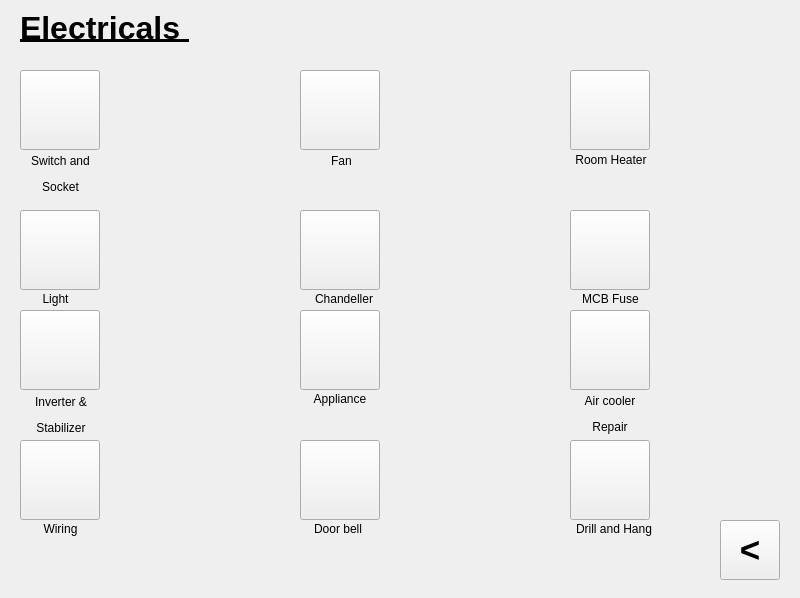
<?xml version="1.0" encoding="UTF-8"?>
<ui version="4.0">
 <class>MainWindow</class>
 <widget class="QMainWindow" name="MainWindow">
  <property name="geometry">
   <rect>
    <x>0</x>
    <y>0</y>
    <width>800</width>
    <height>598</height>
   </rect>
  </property>
  <property name="windowTitle">
   <string>MainWindow</string>
  </property>
  <widget class="QWidget" name="centralwidget">
   <widget class="QLabel" name="label">
    <property name="geometry">
     <rect>
      <x>20</x>
      <y>6</y>
      <width>241</width>
      <height>45</height>
     </rect>
    </property>
    <property name="styleSheet">
     <string notr="true">color: black</string>
    </property>
    <property name="text">
     <string>&lt;html&gt;&lt;head/&gt;&lt;body&gt;&lt;p&gt;&lt;span style=&quot; font-size:24pt; font-weight:600; text-decoration: underline;&quot;&gt;Electricals        &lt;/span&gt;&lt;/p&gt;&lt;/body&gt;&lt;/html&gt;</string>
    </property>
   </widget>
   <widget class="QPushButton" name="pushButton_back">
    <property name="geometry">
     <rect>
      <x>720</x>
      <y>520</y>
      <width>60</width>
      <height>60</height>
     </rect>
    </property>
    <property name="minimumSize">
     <size>
      <width>60</width>
      <height>60</height>
     </size>
    </property>
    <property name="maximumSize">
     <size>
      <width>60</width>
      <height>60</height>
     </size>
    </property>
    <property name="font">
     <font>
      <pointsize>26</pointsize>
      <weight>75</weight>
      <bold>true</bold>
     </font>
    </property>
    <property name="text">
     <string>&lt;</string>
    </property>
   </widget>
   <widget class="QLabel" name="label_14">
    <property name="geometry">
     <rect>
      <x>2</x>
      <y>0</y>
      <width>800</width>
      <height>600</height>
     </rect>
    </property>
    <property name="text">
     <string/>
    </property>
    <property name="pixmap">
     <pixmap>IMG_0536.jpeg</pixmap>
    </property>
    <property name="scaledContents">
     <bool>true</bool>
    </property>
   </widget>
   <widget class="QPushButton" name="pushButton_drill">
    <property name="geometry">
     <rect>
      <x>570</x>
      <y>440</y>
      <width>80</width>
      <height>80</height>
     </rect>
    </property>
    <property name="minimumSize">
     <size>
      <width>80</width>
      <height>80</height>
     </size>
    </property>
    <property name="maximumSize">
     <size>
      <width>80</width>
      <height>80</height>
     </size>
    </property>
    <property name="text">
     <string/>
    </property>
    <property name="icon">
     <iconset>
      <normaloff>drill_hang.jpeg</normaloff>drill_hang.jpeg</iconset>
    </property>
    <property name="iconSize">
     <size>
      <width>100</width>
      <height>100</height>
     </size>
    </property>
   </widget>
   <widget class="QLabel" name="label_2">
    <property name="geometry">
     <rect>
      <x>20</x>
      <y>150</y>
      <width>81</width>
      <height>48</height>
     </rect>
    </property>
    <property name="styleSheet">
     <string notr="true">color: black</string>
    </property>
    <property name="text">
     <string>&lt;html&gt;&lt;head/&gt;&lt;body&gt;&lt;p align=&quot;center&quot;&gt;Switch and&lt;/p&gt;&lt;p align=&quot;center&quot;&gt;Socket&lt;/p&gt;&lt;/body&gt;&lt;/html&gt;</string>
    </property>
   </widget>
   <widget class="QLabel" name="label_10">
    <property name="geometry">
     <rect>
      <x>580</x>
      <y>390</y>
      <width>60</width>
      <height>48</height>
     </rect>
    </property>
    <property name="styleSheet">
     <string notr="true">color: black</string>
    </property>
    <property name="text">
     <string>&lt;html&gt;&lt;head/&gt;&lt;body&gt;&lt;p align=&quot;center&quot;&gt;Air cooler&lt;/p&gt;&lt;p align=&quot;center&quot;&gt;Repair&lt;/p&gt;&lt;/body&gt;&lt;/html&gt;</string>
    </property>
   </widget>
   <widget class="QPushButton" name="pushButton_inverter">
    <property name="geometry">
     <rect>
      <x>20</x>
      <y>310</y>
      <width>80</width>
      <height>80</height>
     </rect>
    </property>
    <property name="minimumSize">
     <size>
      <width>80</width>
      <height>80</height>
     </size>
    </property>
    <property name="maximumSize">
     <size>
      <width>80</width>
      <height>80</height>
     </size>
    </property>
    <property name="text">
     <string/>
    </property>
    <property name="icon">
     <iconset>
      <normaloff>inverter_stabilizer.jpeg</normaloff>inverter_stabilizer.jpeg</iconset>
    </property>
    <property name="iconSize">
     <size>
      <width>100</width>
      <height>100</height>
     </size>
    </property>
   </widget>
   <widget class="QPushButton" name="pushButton_heater">
    <property name="geometry">
     <rect>
      <x>570</x>
      <y>70</y>
      <width>80</width>
      <height>80</height>
     </rect>
    </property>
    <property name="minimumSize">
     <size>
      <width>80</width>
      <height>80</height>
     </size>
    </property>
    <property name="maximumSize">
     <size>
      <width>80</width>
      <height>80</height>
     </size>
    </property>
    <property name="text">
     <string/>
    </property>
    <property name="icon">
     <iconset>
      <normaloff>room_heater.jpeg</normaloff>room_heater.jpeg</iconset>
    </property>
    <property name="iconSize">
     <size>
      <width>100</width>
      <height>100</height>
     </size>
    </property>
   </widget>
   <widget class="QLabel" name="label_9">
    <property name="geometry">
     <rect>
      <x>310</x>
      <y>390</y>
      <width>60</width>
      <height>18</height>
     </rect>
    </property>
    <property name="styleSheet">
     <string notr="true">color:black;</string>
    </property>
    <property name="text">
     <string>&lt;html&gt;&lt;head/&gt;&lt;body&gt;&lt;p align=&quot;center&quot;&gt;Appliance&lt;/p&gt;&lt;/body&gt;&lt;/html&gt;</string>
    </property>
   </widget>
   <widget class="QPushButton" name="pushButton_chandeller">
    <property name="geometry">
     <rect>
      <x>300</x>
      <y>210</y>
      <width>80</width>
      <height>80</height>
     </rect>
    </property>
    <property name="minimumSize">
     <size>
      <width>80</width>
      <height>80</height>
     </size>
    </property>
    <property name="maximumSize">
     <size>
      <width>80</width>
      <height>80</height>
     </size>
    </property>
    <property name="text">
     <string/>
    </property>
    <property name="icon">
     <iconset>
      <normaloff>chandeller.jpeg</normaloff>chandeller.jpeg</iconset>
    </property>
    <property name="iconSize">
     <size>
      <width>100</width>
      <height>100</height>
     </size>
    </property>
   </widget>
   <widget class="QPushButton" name="pushButton_light">
    <property name="geometry">
     <rect>
      <x>20</x>
      <y>210</y>
      <width>80</width>
      <height>80</height>
     </rect>
    </property>
    <property name="minimumSize">
     <size>
      <width>80</width>
      <height>80</height>
     </size>
    </property>
    <property name="maximumSize">
     <size>
      <width>80</width>
      <height>80</height>
     </size>
    </property>
    <property name="text">
     <string/>
    </property>
    <property name="icon">
     <iconset>
      <normaloff>light.jpg</normaloff>light.jpg</iconset>
    </property>
    <property name="iconSize">
     <size>
      <width>130</width>
      <height>130</height>
     </size>
    </property>
   </widget>
   <widget class="QLabel" name="label_5">
    <property name="geometry">
     <rect>
      <x>40</x>
      <y>290</y>
      <width>31</width>
      <height>18</height>
     </rect>
    </property>
    <property name="styleSheet">
     <string notr="true">color:black;</string>
    </property>
    <property name="text">
     <string>&lt;html&gt;&lt;head/&gt;&lt;body&gt;&lt;p align=&quot;center&quot;&gt;Light&lt;/p&gt;&lt;/body&gt;&lt;/html&gt;</string>
    </property>
   </widget>
   <widget class="QLabel" name="label_13">
    <property name="geometry">
     <rect>
      <x>570</x>
      <y>520</y>
      <width>88</width>
      <height>18</height>
     </rect>
    </property>
    <property name="styleSheet">
     <string notr="true">color:black;</string>
    </property>
    <property name="text">
     <string>&lt;html&gt;&lt;head/&gt;&lt;body&gt;&lt;p align=&quot;center&quot;&gt;Drill and Hang&lt;/p&gt;&lt;/body&gt;&lt;/html&gt;</string>
    </property>
   </widget>
   <widget class="QLabel" name="label_7">
    <property name="geometry">
     <rect>
      <x>580</x>
      <y>290</y>
      <width>61</width>
      <height>18</height>
     </rect>
    </property>
    <property name="styleSheet">
     <string notr="true">color:black;</string>
    </property>
    <property name="text">
     <string>&lt;html&gt;&lt;head/&gt;&lt;body&gt;&lt;p align=&quot;center&quot;&gt;MCB Fuse&lt;/p&gt;&lt;/body&gt;&lt;/html&gt;</string>
    </property>
   </widget>
   <widget class="QLabel" name="label_4">
    <property name="geometry">
     <rect>
      <x>570</x>
      <y>150</y>
      <width>82</width>
      <height>21</height>
     </rect>
    </property>
    <property name="styleSheet">
     <string notr="true">color:black;</string>
    </property>
    <property name="text">
     <string>&lt;html&gt;&lt;head/&gt;&lt;body&gt;&lt;p align=&quot;center&quot;&gt;Room Heater&lt;/p&gt;&lt;/body&gt;&lt;/html&gt;</string>
    </property>
   </widget>
   <widget class="QPushButton" name="pushButton_fan">
    <property name="geometry">
     <rect>
      <x>300</x>
      <y>70</y>
      <width>80</width>
      <height>80</height>
     </rect>
    </property>
    <property name="minimumSize">
     <size>
      <width>80</width>
      <height>80</height>
     </size>
    </property>
    <property name="maximumSize">
     <size>
      <width>80</width>
      <height>80</height>
     </size>
    </property>
    <property name="text">
     <string/>
    </property>
    <property name="icon">
     <iconset>
      <normaloff>fan.jpeg</normaloff>fan.jpeg</iconset>
    </property>
    <property name="iconSize">
     <size>
      <width>120</width>
      <height>200</height>
     </size>
    </property>
   </widget>
   <widget class="QPushButton" name="pushButton_aircooler">
    <property name="geometry">
     <rect>
      <x>570</x>
      <y>310</y>
      <width>80</width>
      <height>80</height>
     </rect>
    </property>
    <property name="minimumSize">
     <size>
      <width>80</width>
      <height>80</height>
     </size>
    </property>
    <property name="maximumSize">
     <size>
      <width>80</width>
      <height>80</height>
     </size>
    </property>
    <property name="text">
     <string/>
    </property>
    <property name="icon">
     <iconset>
      <normaloff>air_cooler.jpeg</normaloff>air_cooler.jpeg</iconset>
    </property>
    <property name="iconSize">
     <size>
      <width>100</width>
      <height>100</height>
     </size>
    </property>
   </widget>
   <widget class="QLabel" name="label_11">
    <property name="geometry">
     <rect>
      <x>40</x>
      <y>520</y>
      <width>41</width>
      <height>18</height>
     </rect>
    </property>
    <property name="styleSheet">
     <string notr="true">color:black;</string>
    </property>
    <property name="text">
     <string>&lt;html&gt;&lt;head/&gt;&lt;body&gt;&lt;p align=&quot;center&quot;&gt;Wiring&lt;/p&gt;&lt;/body&gt;&lt;/html&gt;</string>
    </property>
   </widget>
   <widget class="QLabel" name="label_12">
    <property name="geometry">
     <rect>
      <x>310</x>
      <y>520</y>
      <width>56</width>
      <height>18</height>
     </rect>
    </property>
    <property name="styleSheet">
     <string notr="true">color:black;</string>
    </property>
    <property name="text">
     <string>&lt;html&gt;&lt;head/&gt;&lt;body&gt;&lt;p align=&quot;center&quot;&gt;Door bell&lt;/p&gt;&lt;/body&gt;&lt;/html&gt;</string>
    </property>
   </widget>
   <widget class="QLabel" name="label_8">
    <property name="geometry">
     <rect>
      <x>30</x>
      <y>390</y>
      <width>62</width>
      <height>51</height>
     </rect>
    </property>
    <property name="styleSheet">
     <string notr="true">color:black;</string>
    </property>
    <property name="text">
     <string>&lt;html&gt;&lt;head/&gt;&lt;body&gt;&lt;p align=&quot;center&quot;&gt;Inverter &amp;amp;&lt;/p&gt;&lt;p align=&quot;center&quot;&gt;Stabilizer&lt;/p&gt;&lt;/body&gt;&lt;/html&gt;</string>
    </property>
   </widget>
   <widget class="QPushButton" name="pushButton_appliance">
    <property name="geometry">
     <rect>
      <x>300</x>
      <y>310</y>
      <width>80</width>
      <height>80</height>
     </rect>
    </property>
    <property name="minimumSize">
     <size>
      <width>80</width>
      <height>80</height>
     </size>
    </property>
    <property name="maximumSize">
     <size>
      <width>80</width>
      <height>80</height>
     </size>
    </property>
    <property name="text">
     <string/>
    </property>
    <property name="icon">
     <iconset>
      <normaloff>appliance.jpeg</normaloff>appliance.jpeg</iconset>
    </property>
    <property name="iconSize">
     <size>
      <width>100</width>
      <height>100</height>
     </size>
    </property>
   </widget>
   <widget class="QLabel" name="label_6">
    <property name="geometry">
     <rect>
      <x>310</x>
      <y>290</y>
      <width>68</width>
      <height>18</height>
     </rect>
    </property>
    <property name="styleSheet">
     <string notr="true">color:black;</string>
    </property>
    <property name="text">
     <string>&lt;html&gt;&lt;head/&gt;&lt;body&gt;&lt;p align=&quot;center&quot;&gt;Chandeller&lt;/p&gt;&lt;/body&gt;&lt;/html&gt;</string>
    </property>
   </widget>
   <widget class="QPushButton" name="pushButton_doorbell">
    <property name="geometry">
     <rect>
      <x>300</x>
      <y>440</y>
      <width>80</width>
      <height>80</height>
     </rect>
    </property>
    <property name="minimumSize">
     <size>
      <width>80</width>
      <height>80</height>
     </size>
    </property>
    <property name="maximumSize">
     <size>
      <width>80</width>
      <height>80</height>
     </size>
    </property>
    <property name="text">
     <string/>
    </property>
    <property name="icon">
     <iconset>
      <normaloff>doorbell.jpeg</normaloff>doorbell.jpeg</iconset>
    </property>
    <property name="iconSize">
     <size>
      <width>100</width>
      <height>100</height>
     </size>
    </property>
   </widget>
   <widget class="QPushButton" name="pushButton_mcb">
    <property name="geometry">
     <rect>
      <x>570</x>
      <y>210</y>
      <width>80</width>
      <height>80</height>
     </rect>
    </property>
    <property name="minimumSize">
     <size>
      <width>80</width>
      <height>80</height>
     </size>
    </property>
    <property name="maximumSize">
     <size>
      <width>80</width>
      <height>80</height>
     </size>
    </property>
    <property name="text">
     <string/>
    </property>
    <property name="icon">
     <iconset>
      <normaloff>mcb_fuse.jpeg</normaloff>mcb_fuse.jpeg</iconset>
    </property>
    <property name="iconSize">
     <size>
      <width>150</width>
      <height>160</height>
     </size>
    </property>
   </widget>
   <widget class="QLabel" name="label_3">
    <property name="geometry">
     <rect>
      <x>330</x>
      <y>150</y>
      <width>23</width>
      <height>36</height>
     </rect>
    </property>
    <property name="styleSheet">
     <string notr="true">color:black;</string>
    </property>
    <property name="text">
     <string>&lt;html&gt;&lt;head/&gt;&lt;body&gt;&lt;p align=&quot;center&quot;&gt;Fan&lt;br/&gt;&lt;/p&gt;&lt;/body&gt;&lt;/html&gt;</string>
    </property>
   </widget>
   <widget class="QPushButton" name="pushButton_wiring">
    <property name="geometry">
     <rect>
      <x>20</x>
      <y>440</y>
      <width>80</width>
      <height>80</height>
     </rect>
    </property>
    <property name="minimumSize">
     <size>
      <width>80</width>
      <height>80</height>
     </size>
    </property>
    <property name="maximumSize">
     <size>
      <width>80</width>
      <height>80</height>
     </size>
    </property>
    <property name="text">
     <string/>
    </property>
    <property name="icon">
     <iconset>
      <normaloff>wiring.jpeg</normaloff>wiring.jpeg</iconset>
    </property>
    <property name="iconSize">
     <size>
      <width>130</width>
      <height>130</height>
     </size>
    </property>
   </widget>
   <widget class="QPushButton" name="pushButton_switch">
    <property name="geometry">
     <rect>
      <x>20</x>
      <y>70</y>
      <width>80</width>
      <height>80</height>
     </rect>
    </property>
    <property name="minimumSize">
     <size>
      <width>80</width>
      <height>80</height>
     </size>
    </property>
    <property name="maximumSize">
     <size>
      <width>80</width>
      <height>80</height>
     </size>
    </property>
    <property name="styleSheet">
     <string notr="true"/>
    </property>
    <property name="text">
     <string/>
    </property>
    <property name="icon">
     <iconset>
      <normaloff>switch_socket.jpeg</normaloff>switch_socket.jpeg</iconset>
    </property>
    <property name="iconSize">
     <size>
      <width>120</width>
      <height>140</height>
     </size>
    </property>
   </widget>
   <zorder>label_14</zorder>
   <zorder>pushButton_heater</zorder>
   <zorder>pushButton_inverter</zorder>
   <zorder>pushButton_chandeller</zorder>
   <zorder>pushButton_fan</zorder>
   <zorder>pushButton_switch</zorder>
   <zorder>pushButton_doorbell</zorder>
   <zorder>pushButton_back</zorder>
   <zorder>pushButton_appliance</zorder>
   <zorder>pushButton_drill</zorder>
   <zorder>pushButton_light</zorder>
   <zorder>pushButton_mcb</zorder>
   <zorder>pushButton_wiring</zorder>
   <zorder>pushButton_aircooler</zorder>
   <zorder>label_9</zorder>
   <zorder>label_11</zorder>
   <zorder>label_4</zorder>
   <zorder>label</zorder>
   <zorder>label_6</zorder>
   <zorder>label_5</zorder>
   <zorder>label_2</zorder>
   <zorder>label_7</zorder>
   <zorder>label_8</zorder>
   <zorder>label_13</zorder>
   <zorder>label_12</zorder>
   <zorder>label_3</zorder>
   <zorder>label_10</zorder>
  </widget>
 </widget>
 <tabstops>
  <tabstop>pushButton_switch</tabstop>
  <tabstop>pushButton_fan</tabstop>
  <tabstop>pushButton_heater</tabstop>
  <tabstop>pushButton_light</tabstop>
  <tabstop>pushButton_chandeller</tabstop>
  <tabstop>pushButton_mcb</tabstop>
  <tabstop>pushButton_inverter</tabstop>
  <tabstop>pushButton_appliance</tabstop>
  <tabstop>pushButton_aircooler</tabstop>
  <tabstop>pushButton_wiring</tabstop>
  <tabstop>pushButton_doorbell</tabstop>
  <tabstop>pushButton_drill</tabstop>
  <tabstop>pushButton_back</tabstop>
 </tabstops>
 <resources/>
 <connections/>
</ui>
